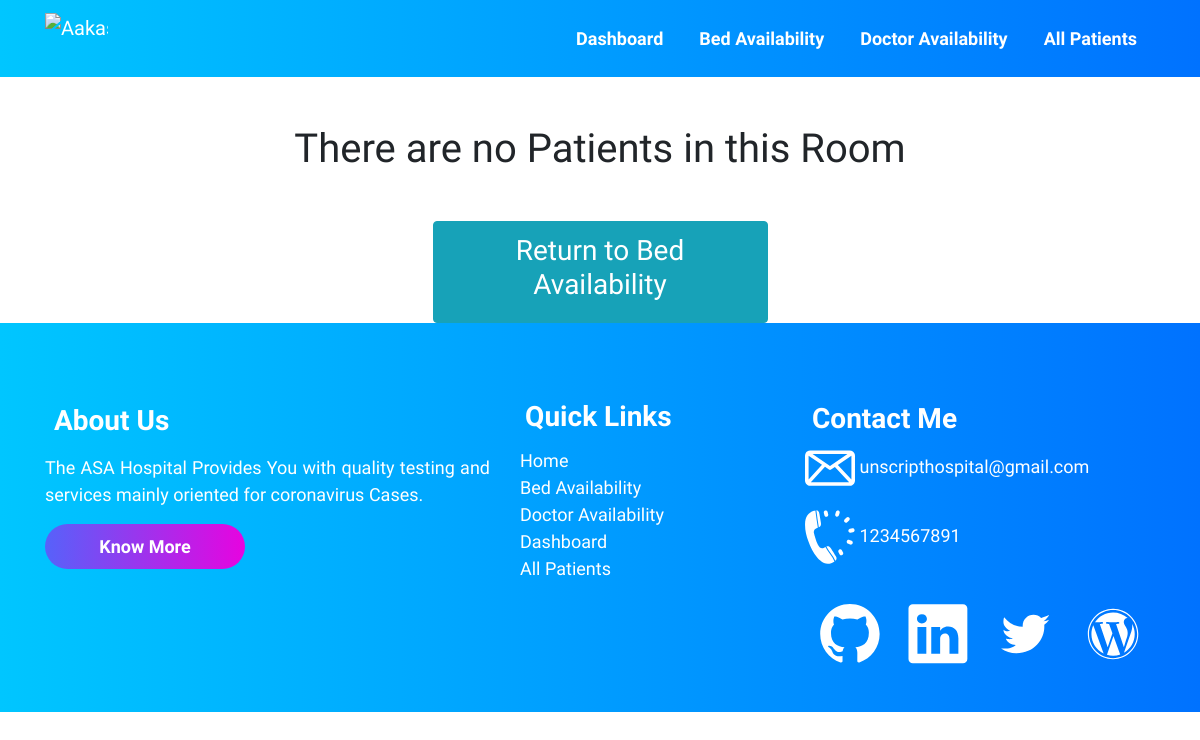
/bed-for-patient/57/, run on an earlier commit of the app's database.
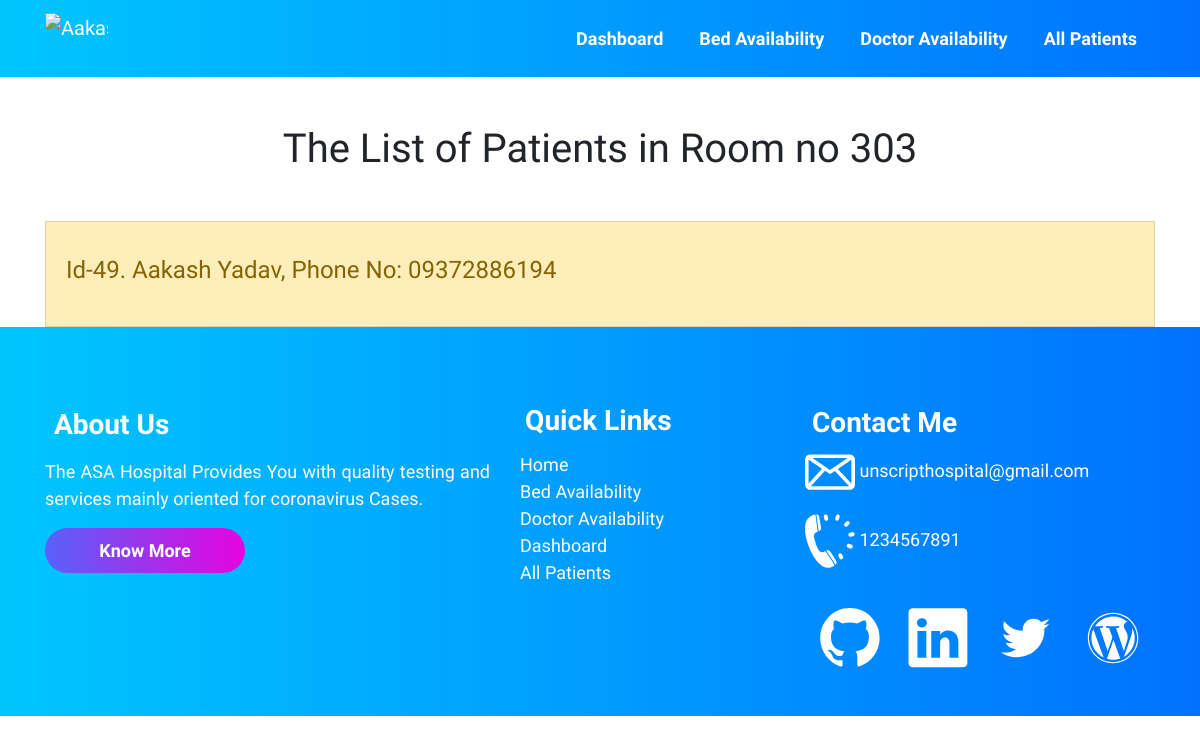
And on a later commit of the database.
### accounts/models.py (models this page shows, shortened)
class Patient (models.Model):
    patient_id = models.AutoField(primary_key=True)
    name = models.CharField(max_length=100)
    age = models.IntegerField()
    GENDERS = (
        (u'M', u'Male'),
        (u'F', u'Female'),
        (u'T', u'Transgender'),
        (u'O', u'Others'),
    )
    gender = models.CharField(max_length=2, null=True,
                              choices=GENDERS, default='M')
    phone = models.CharField(max_length=13)
    address = models.TextField(max_length=100)
    email_id = models.EmailField(max_length=254)
    date_admitted = models.DateField(auto_now=False, auto_now_add=False)
    oxygen_level = models.IntegerField(default=90)
    temperature = models.IntegerField(default=97)
    decreased = models.BooleanField(default=False)
    recovered = models.BooleanField(default=False)
    doctor = models.ForeignKey(Doctor, on_delete=models.CASCADE, default="")
    covid_test_result = models.ForeignKey(
        Result, on_delete=models.CASCADE, default="")
    room_no_and_bed_no = models.ForeignKey(
        Room, on_delete=models.CASCADE, default="")

class Room (models.Model):
    floor_no = models.IntegerField(default=0)
    room_no = models.CharField(default="", max_length=500)
    ventilator = models.BooleanField(default=False)
    occupied = models.BooleanField(default=False)
    def __str__(self):
        return self.room_no

### accounts/views.py (the view)
def bedforpatient(request, bedno):
    print(bedno)
    print(type(bedno))
    patients = Patient.objects.filter(room_no_and_bed_no=bedno)
    try:
        empty = False
        context = {
            'patients': patients,
            'first_patient': patients[0],
            'empty': empty,
        }
    except:
        empty = True
        context = {
            'patients': patients,
            'empty': empty,
        }
    return render(request, 'patientsfrombedavailability.html', context)

### templates/patientsfrombedavailability.html (shortened to what this page needs)
{% extends 'innerbase.html' %}
{% load static %}
{% block body %}
{% if empty %}
<div class="container">
    <h1 class="text-center m-5">
        There are no Patients in this Room
    </h1>
    <div class="text-center">
        <a href="/bedavailability/">
            <button class="btn btn-info">
                <h3>Return to Bed Availability</h3>
            </button>
        </a>
    </div>
</div>
{% else %}
<div class="container">
    <h1 class="text-center m-5">The List of Patients in Room no
        {{first_patient.room_no_and_bed_no}}
    </h1>
    <ul class="list-group">
        {% for patient in patients %}
        <a href="/patients/{{patient.patient_id}}" style="text-decoration: none;">
            <li
                class="list-group-item list-group-item-action {% if patient.room_no_and_bed_no.occupied %} list-group-item-warning  {% endif %} {% if patient.room_no_and_bed_no.ventilator %} list-group-item-danger {% endif %}">
                <h4>Id-{{patient.patient_id}}. {{patient.name}}, Phone No: {{patient.phone}}</h4>
            </li>
        </a>
        {% endfor %}
    </ul>
</div>
{% endif %}
{% endblock %}

What changed in the data, as far as the page shows it:
added Patient: room_no_and_bed_no "303", patient_id "49", name "Aakash Yadav", phone "09372886194"
Also different on the page:
text no longer shown: "There are no Patients in this Room Return to Bed Availability"
text now shown: "The List of Patients in Room no"
